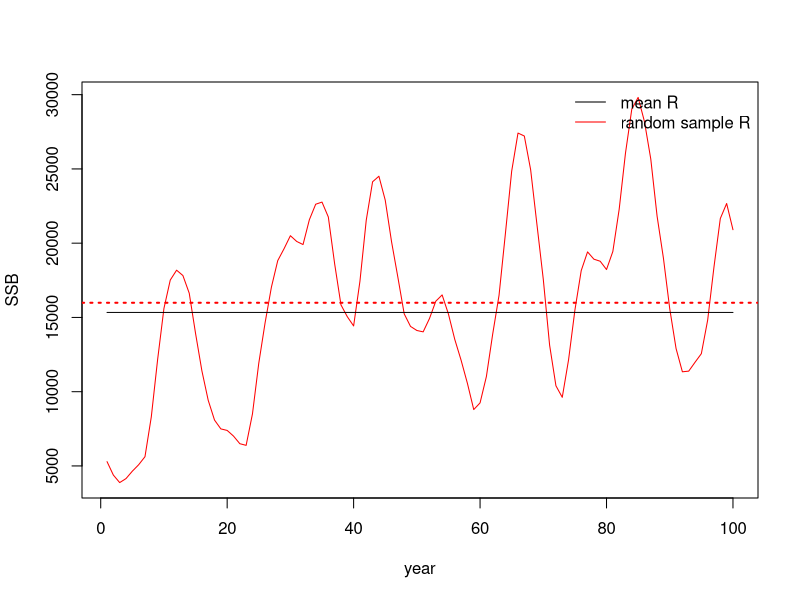

Here is the R script that generated this plot:


# Function to get Bmsy assuming an Fmsy, recruitment history and level of
# natural mortality.
# 
# ny: number of years to run out the projection for
#
# Fmsy: Fmsy or some proxy -- this will be the constant level applied in
#       all years of the projections/simulations
#       
# R: A vector of recruitment histories.
# 
# Rfun: Function defining what to do with the recruitment histories. Any 
#       function will do here, and extra arguments can be included using
#       the (...). A common function will be sample(), with size=1 included
#       as an extra argument. That just means a random draw from the
#       recruitment history. You could also use mean() or mean() with
#       the trim=p argument in the ... if you wanted to apply the mean
#       recruitment or a trimmed mean recruitment to every year of the
#       projection/simulation. Another option would be to do something 
#       like use rlnorm() and then specify an sd.
#       
# sel: Vector of selectivity to apply to each of the age classes
# 
# init: Initial numbers-at-age
# 
# waa: vector of weights-at-age
# 
# mat: vector of maturity-at-age
# 
# M: The level of natural mortality to apply to each year of the
#    projection/simulation. Can be a scalar to apply the same rate to all
#    age classes or a vector to apply a different rate.
#         



get_BmsySim <- function(ny, Fmsy, R, Rfun, sel, init, waa, mat, M, ...){
  
  # Ensure that all vectors are the same length
  if(!all(length(sel) == length(init),
          length(sel) == length(waa))){
    stop('get_BmsySim: check vector lengths')
  }
  
  # If M is a vector, ensure it is the same length as the rest
  if(length(M) > 1){
    if(length(sel) != length(M)){
      stop('get_BmsySim: check vector lengths (M)')
    }
  }
  
  # number of ages in the model
  nage <- length(sel)
  
  # if M is not given as a vector, make it one
  if(length(M) == 1){
    M <- rep(M, nage)
  }
  
  # set up containers
  N <- matrix(0, nrow=ny, ncol=nage)
  
  
  # set up initial conditions
  N[1,] <- init
  
  for(y in 2:ny){
    
    for(a in 2:(nage-1)){
      # exponential survival to the next year/age
      N[y,a] <- N[y-1, a-1] * exp(-sel[a-1]*Fmsy - M[a-1])
    }
    
    # Deal with the plus group
    N[y,nage] <- N[y-1,nage-1] * exp(-sel[nage-1] * Fmsy - 
                                     M[nage-1]) + 
                 N[y-1,nage] * exp(-sel[nage] * Fmsy - 
                                   M[nage])
    
    # Recruitment
    N[y,1] <- Rfun(R, ...)
    
  }
  
  # Get weight-at-age
  Waa <- sweep(N, MARGIN=2, STATS=waa, FUN='*')
  
  # Get mature biomass-at-age
  SSBaa <- sweep(Waa, MARGIN=2, STATS=mat, FUN='*')
  
  # Find the total SSB / year
  SSB <- apply(SSBaa, 1, sum)
  
  return(SSB)
  
}



R <- rlnorm(30, meanlog=log(1000), sdlog=1.5)
sel <- c(seq(0, 1, length.out=5), rep(1, 3))
init <- dgamma(1:8/8, shape=0.9) * mean(R)/10
waa <- seq(1, 10, length.out=8)
mat <- seq(0, 1, length.out=8)



# Using random sample from R history
ssb1 <- get_BmsySim(ny = 1000, Fmsy = 0.25, R = R, 
                    Rfun = sample, size=1, 
                    sel = sel, init = init, waa = waa, 
                    mat = mat, M = 0.2)

# Using the mean recruitment
ssb2 <- get_BmsySim(ny = 1000, Fmsy = 0.25, R = R, 
                    Rfun = mean, 
                    sel = sel, init = init, waa = waa, 
                    mat = mat, M = 0.2)

yrg <- range(ssb1, ssb2)
# random sample
plot(tail(ssb1, 100), xlab='year', ylab='SSB', 
     yrange=yrg, type='l', col='red')

# mean
lines(tail(ssb2, 100), xlab='year', ylab='SSB')
legend('topright', lty=1, col=c('black', 'red'),
       legend=c('mean R', 'random sample R'), bty='n')

# plot the mean of the stochastic series
abline(h=mean(tail(ssb1, 100)), lty=3, lwd=2, col='red')

